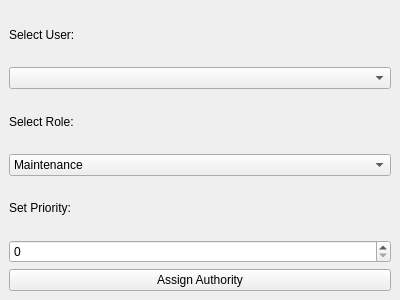
<?xml version="1.0" encoding="UTF-8"?>
<ui version="4.0">
    <class>AdminPanel</class>
    <widget class="QMainWindow" name="AdminPanel">
        <property name="geometry">
            <rect>
                <x>100</x>
                <y>100</y>
                <width>400</width>
                <height>300</height>
            </rect>
        </property>
        <property name="windowTitle">
            <string>Admin Panel</string>
        </property>
        <widget class="QWidget" name="centralwidget">
            <layout class="QVBoxLayout" name="verticalLayout">
                <item>
                    <widget class="QLabel" name="label">
                        <property name="text">
                            <string>Select User:</string>
                        </property>
                    </widget>
                </item>
                <item>
                    <widget class="QComboBox" name="user_dropdown"/>
                </item>
                <item>
                    <widget class="QLabel" name="label_2">
                        <property name="text">
                            <string>Select Role:</string>
                        </property>
                    </widget>
                </item>
                <item>
                    <widget class="QComboBox" name="role_dropdown">
                        <item>
                            <property name="text">
                                <string>Maintenance</string>
                            </property>
                        </item>
                        <item>
                            <property name="text">
                                <string>Transport</string>
                            </property>
                        </item>
                        <item>
                            <property name="text">
                                <string>Mess</string>
                            </property>
                        </item>
                        <item>
                            <property name="text">
                                <string>Other</string>
                            </property>
                        </item>
                    </widget>
                </item>
                <item>
                    <widget class="QLabel" name="label_3">
                        <property name="text">
                            <string>Set Priority:</string>
                        </property>
                    </widget>
                </item>
                <item>
                    <widget class="QSpinBox" name="priority_spinbox">
                        <property name="minimum">
                            <number>0</number>
                        </property>
                        <property name="maximum">
                            <number>10</number>
                        </property>
                    </widget>
                </item>
                <item>
                    <widget class="QPushButton" name="assign_button">
                        <property name="text">
                            <string>Assign Authority</string>
                        </property>
                    </widget>
                </item>
            </layout>
        </widget>
    </widget>
</ui>
